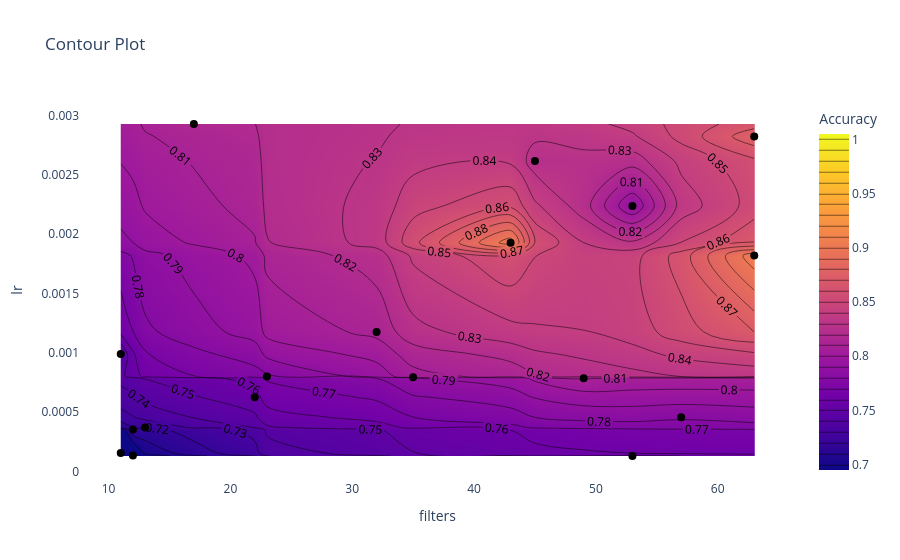

Here is the notebook cell this chart was saved with:
### Code cell
hyperband = analysis.results_df
plot_contour(hyperband, "config/filters", "config/lr", "accuracy", start=0.7)

### Figure 1 — Plotly figure (JSON) as saved in the notebook; plotly's stock layout.template omitted (floating-point values rounded to 4 significant figures)
{"data": [{"colorbar": {"title": {"text": "Accuracy"}}, "colorscale": [[0, "#0d0887"], [0.1111, "#46039f"], [0.2222, "#7201a8"], [0.3333, "#9c179e"], [0.4444, "#bd3786"], [0.5556, "#d8576b"], [0.6667, "#ed7953"], [0.7778, "#fb9f3a"], [0.8889, "#fdca26"], [1, "#f0f921"]], "contours": {"coloring": "heatmap", "end": 1, "showlabels": true, "size": 0.01, "start": 0.7}, "type": "contour", "x": [43, 49, 63, 45, 63, 22, 12, 11, 11, 13, 35, 17, 53, 23, 32, 12, 53, 57], "y": [0.001928, 0.0007855, 0.001819, 0.002615, 0.002823, 0.0006262, 0.0003535, 0.0009892, 0.0001566, 0.0003706, 0.0007943, 0.002927, 0.0001313, 0.0008008, 0.001177, 0.0001352, 0.002237, 0.0004576], "z": [0.9058, 0.8111, 0.9066, 0.8252, 0.8773, 0.7565, 0.7197, 0.7399, 0.6403, 0.7203, 0.8025, 0.8172, 0.7413, 0.7783, 0.8126, 0.6703, 0.7903, 0.7815]}, {"customdata": [0.9058, 0.8111, 0.9066, 0.8252, 0.8773, 0.7565, 0.7197, 0.7399, 0.6403, 0.7203, 0.8025, 0.8172, 0.7413, 0.7783, 0.8126, 0.6703, 0.7903, 0.7815], "hovertemplate": "filters: %{x}<br>lr: %{y}<br>Accuracy: %{customdata:.4f}<extra></extra>", "marker": {"color": "black", "size": 8, "symbol": "circle"}, "mode": "markers", "name": "Data Points", "type": "scatter", "x": [43, 49, 63, 45, 63, 22, 12, 11, 11, 13, 35, 17, 53, 23, 32, 12, 53, 57], "y": [0.001928, 0.0007855, 0.001819, 0.002615, 0.002823, 0.0006262, 0.0003535, 0.0009892, 0.0001566, 0.0003706, 0.0007943, 0.002927, 0.0001313, 0.0008008, 0.001177, 0.0001352, 0.002237, 0.0004576]}], "layout": {"paper_bgcolor": "white", "plot_bgcolor": "white", "title": {"text": "Contour Plot"}, "xaxis": {"showgrid": false, "title": {"text": "filters"}}, "yaxis": {"showgrid": false, "title": {"text": "lr"}}}}
